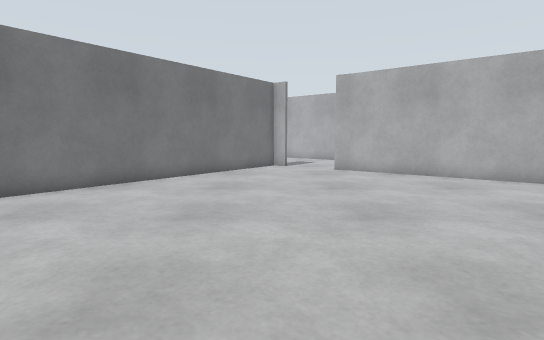
view 1 (above)

19 first-person views from a walk through a world built for the Gazebo simulator. The camera is 0.89 m above the floor, tilts 6° down and sees 80° across. Floor lines are 1 m apart. The floor is counted in squares, 0.5 m on a side. Each view is taken from the middle of a square. On the plan, view 1 faces up. The plan holds only what a view shows up to about 17 squares ahead; the rest is blank. The place goes on beyond the plan.

view 2
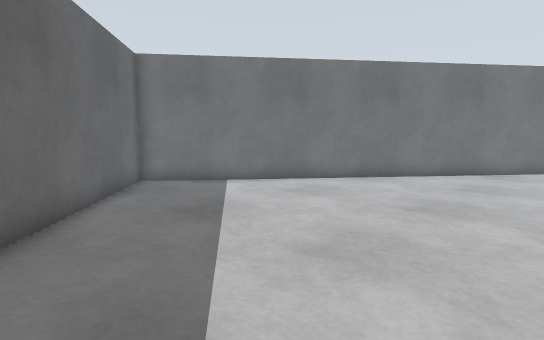

view 3
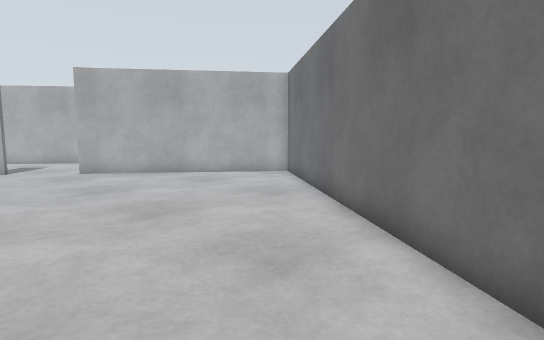

view 4
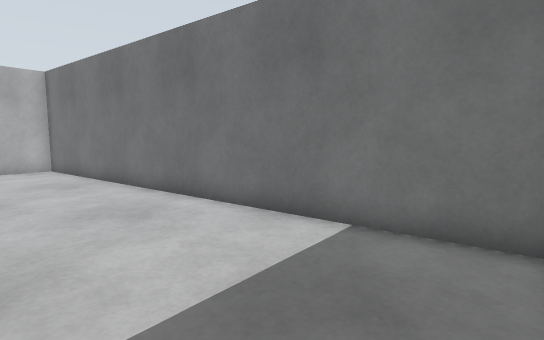

view 5
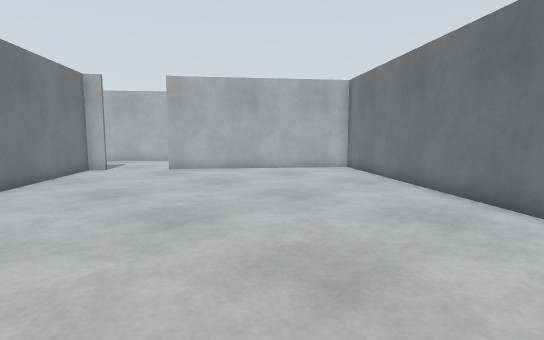

view 6
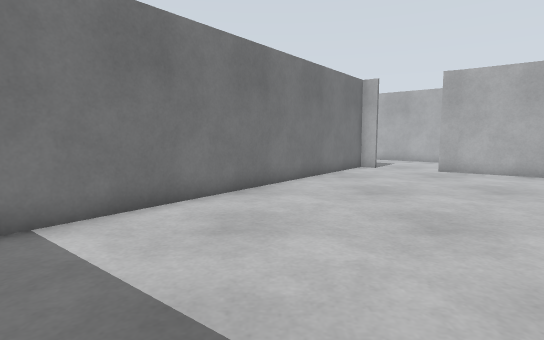

view 7
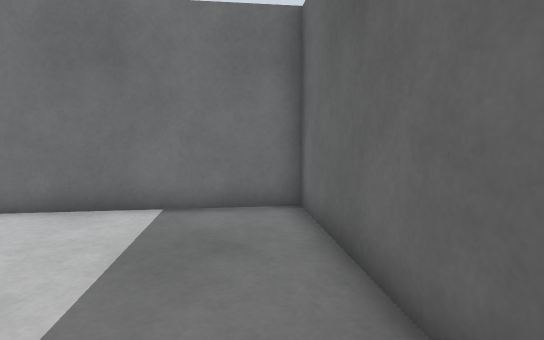

view 8
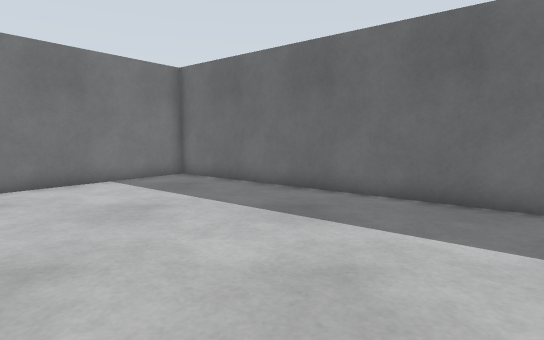

view 9
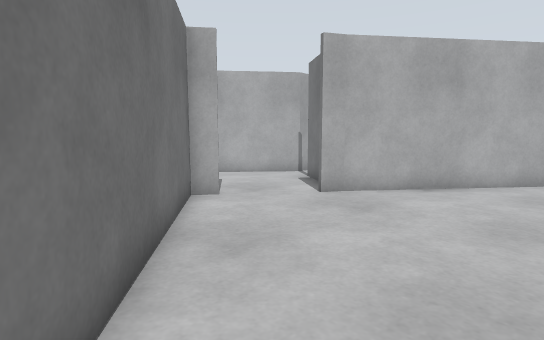

view 10
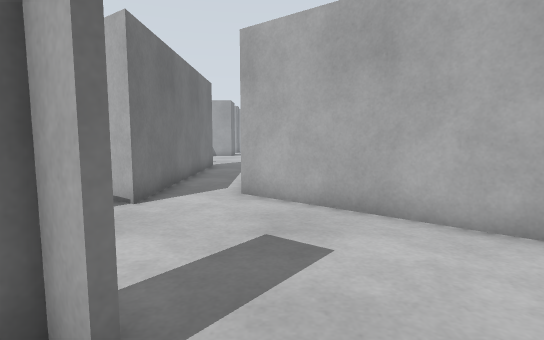

view 11
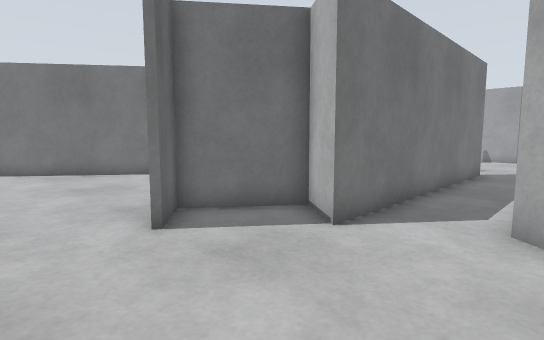

view 12
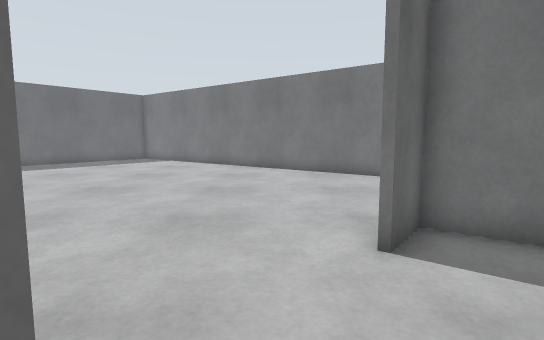

view 13
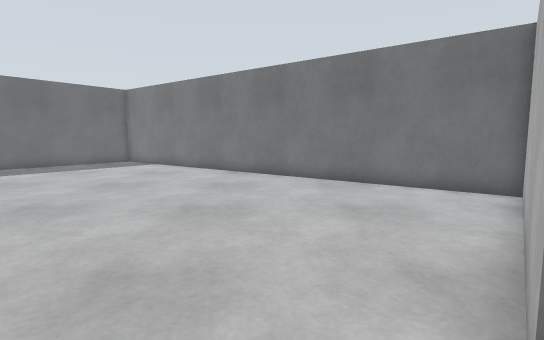

view 14
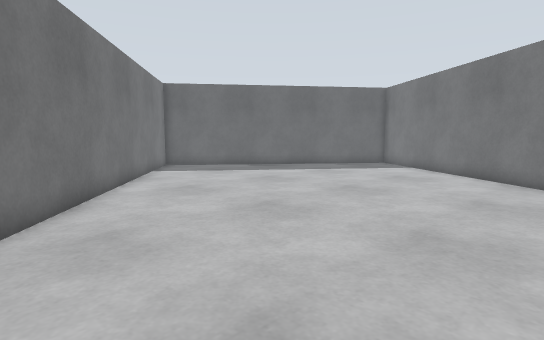

view 15
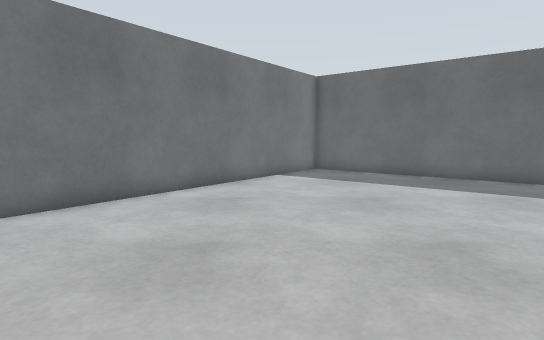

view 16
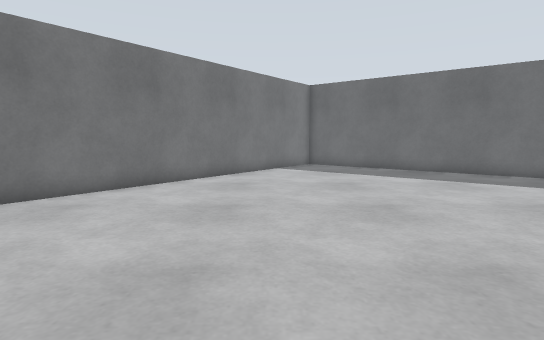

view 17
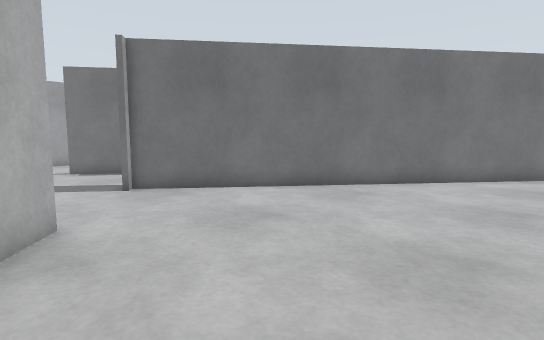

view 18
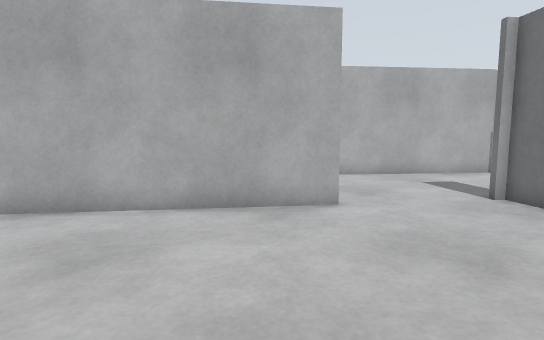

view 19
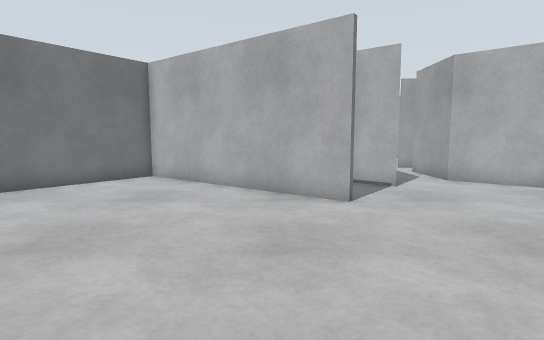

### Floor plan
Points are (right, up) in squares from view 1. A wall is a line through its corners. A room is listed if a view was taken in it or the views show most of it. See-through windows are left out.
Room 1 (views 1, 2, 3, 4, 5, 6, 7, 8, 9, 10)
walls: (4.1, 16.7) (3.2, 17.1); (-1.1, 18) (-11.7, 4.3) (-0.7, -4.3) (11.2, 11.1) (3.9, 16.7)
ways out: opening at (1.5, 17) to room 2
Room 2 (views 11, 12, 13, 14, 15, 16, 17, 18, 19)
walls: (-3.8, 22.6) (-11.3, 28.3) (-19.5, 17.6); (0.1, 19.6) (-1.1, 18); (0.8, 19) (-0.4, 19.9); (4.9, 18.1) (6.3, 20.1); (-19.5, 7.2) (-13.8, 2.8); (-13.1, 2.8) (-0.1, 19.7); (-1.6, 31.5) (-1.6, 25.3) (-3.2, 26.5) (-5.2, 23.9) (-3.7, 22.8); (7.3, 21.8) (1.1, 26.9) (1.1, 30.2)
ways out: opening at (1.5, 17) to room 1; opening at (0, 32); opening at (1, 31); opening at (6, 21)

Positions as (right, up) in squares from view 1, and headings:
1: (0, 0), facing up
2: (1, -1), facing up-left
3: (-1, 0), facing up-right
4: (-5, 0), facing right
5: (-5, 1), facing up-right
6: (-5, 1), facing up
7: (-6, 2), facing down-right
8: (-5, 11), facing down
9: (-5, 11), facing up-right
10: (2, 17), facing up
11: (2, 20), facing up-left
12: (1, 21), facing left
13: (-2, 21), facing left
14: (-4, 21), facing down-left
15: (-11, 20), facing down
16: (-11, 23), facing down
17: (-11, 24), facing down-right
18: (-11, 18), facing up-right
19: (-6, 14), facing up
